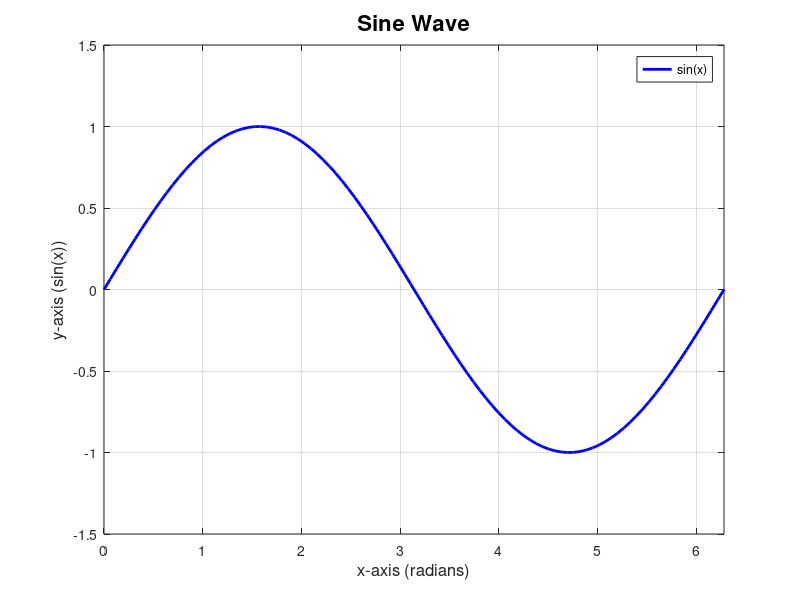

The MATLAB script that drew this image:
% Clear workspace and figures
clc;
clear;
close all;

% Define data
x = linspace(0, 2*pi, 100);  % x from 0 to 2π
y = sin(x);                  % y = sin(x)

% Plot the data
figure;
plot(x, y, 'b-', 'LineWidth', 2);  % blue line with thickness 2

% Add axis labels
xlabel('x-axis (radians)', 'FontSize', 12);
ylabel('y-axis (sin(x))', 'FontSize', 12);

% Add a title
title('Sine Wave', 'FontSize', 16);

% Set axis limits
xlim([0, 2*pi]);             % x-axis from 0 to 2π
ylim([-1.5, 1.5]);           % y-axis from -1.5 to 1.5

% Add a grid
grid on;

% Optional: Add legend
legend('sin(x)', 'Location', 'best');

